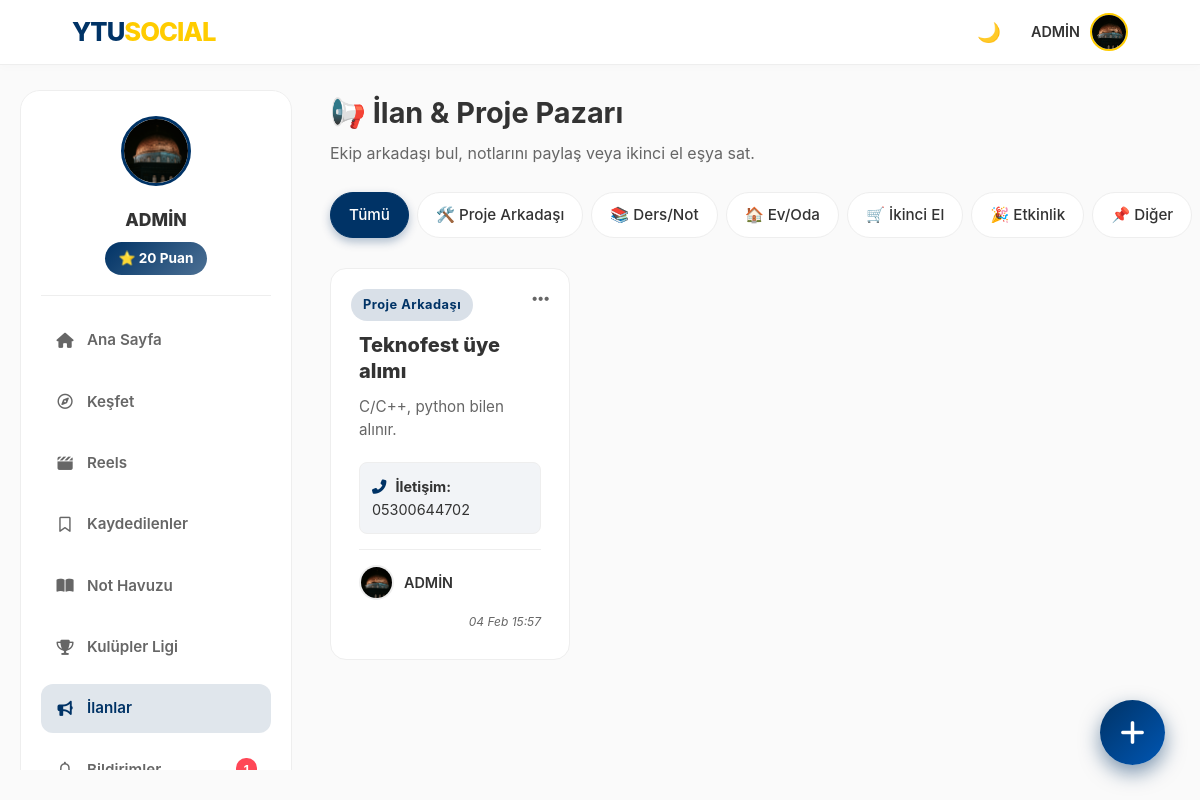
The page /adverts (signed in) on the database its author committed.
### models.py (models this page shows, shortened)
class User(UserMixin, db.Model):
    id = db.Column(db.Integer, primary_key=True)
    email = db.Column(db.String(120), unique=True, nullable=False)
    password = db.Column(db.String(200), nullable=False)
    username = db.Column(db.String(50), nullable=True)
    handle = db.Column(db.String(30), unique=True, nullable=True)
    stories = db.relationship('Story', backref='author', lazy=True)
    is_admin = db.Column(db.Boolean, default=False)
    is_moderator = db.Column(db.Boolean, default=False)
    department = db.Column(db.String(100), nullable=True)
    score = db.Column(db.Integer, default=0)
    bio = db.Column(db.String(200), nullable=True)
    profile_pic = db.Column(db.String(200), default='img/default_avatar.png')
    is_verified = db.Column(db.Boolean, default=False)
    otp_code = db.Column(db.String(6))
    ban_expiration = db.Column(db.DateTime, nullable=True)
    is_banned = db.Column(db.Boolean, default=False)
    posts = db.relationship('Post', backref='author', lazy=True)
    image_file = db.Column(db.String(255), nullable=True)
    comments = db.relationship('Comment', backref='author', lazy=True)
    messages_sent = db.relationship('Message', foreign_keys='Message.sender_id', backref='sender', lazy='dynamic')
    messages_received = db.relationship('Message', foreign_keys='Message.recipient_id', backref='recipient', lazy='dynamic')
    saved_posts = db.relationship('SavedPost', back_populates='user', lazy=True, cascade="all, delete-orphan")
    followed = db.relationship(
        'User', secondary=followers,
        primaryjoin=(followers.c.follower_id == id),
        secondaryjoin=(followers.c.followed_id == id),
        backref=db.backref('followers', lazy='dynamic'), lazy='dynamic'
    )
    blocking = db.relationship(
        'User', secondary=blocked_users,
        primaryjoin=(blocked_users.c.blocker_id == id),
        secondaryjoin=(blocked_users.c.blocked_id == id),
        backref=db.backref('blocked_by', lazy='dynamic'), lazy='dynamic'
    )

class Advert(db.Model):
    id = db.Column(db.Integer, primary_key=True)
    title = db.Column(db.String(100), nullable=False)
    category = db.Column(db.String(50), nullable=False)
    description = db.Column(db.Text, nullable=False)
    contact_info = db.Column(db.String(100), nullable=True)
    date_posted = db.Column(db.DateTime, nullable=False, default=get_turkey_time)
    user_id = db.Column(db.Integer, db.ForeignKey('user.id'), nullable=False)
    author = db.relationship('User', backref='adverts', lazy=True)

### routes/main.py (the view, shortened to what this page needs)
@main.route('/adverts', methods=['GET', 'POST'])
@login_required
def adverts():
    cat_filter = request.args.get('category')
    if cat_filter:
        ads = Advert.query.filter_by(category=cat_filter).order_by(Advert.date_posted.desc()).all()
    else:
        ads = Advert.query.order_by(Advert.date_posted.desc()).all()
    return render_template('adverts.html', adverts=ads, selected_cat=cat_filter)

### models.py (called while the page is built)
@login_manager.user_loader
def load_user(user_id):
    return User.query.get(int(user_id))

### utils.py (called while the page is built)
def get_trending_hashtags():
    from models import Post
    posts = Post.query.with_entities(Post.content).all()
    hashtags = {}
    for post in posts:
        if post.content:
            found_tags = set(re.findall(r"#(\w+)", post.content.lower()))
            for tag in found_tags:
                hashtags[tag] = hashtags.get(tag, 0) + 1
    sorted_tags = sorted(hashtags.items(), key=lambda x: x[1], reverse=True)
    return sorted_tags[:5]

### templates/adverts.html (shortened to what this page needs)
<!DOCTYPE html>
<html lang="tr">
<head>
    <link rel="stylesheet" href="/static/style.css">
    <link href="https://cdnjs.cloudflare.com/ajax/libs/font-awesome/6.4.0/css/all.min.css" rel="stylesheet">
</head>
<body>
    {% include 'navbar_partial.html' ignore missing %}
    <div class="main-layout">
        <aside class="left-sidebar sticky-sidebar">
            <div style="background: var(--card-bg); border-radius: 20px; padding: 25px 20px; border: 1px solid var(--border-color);">
                <div style="text-align: center; margin-bottom: 20px; padding-bottom: 20px; border-bottom: 1px solid var(--border-color);">
                    <img src="/static/{{ current_user.profile_pic }}"
                        style="width: 70px; height: 70px; border-radius: 50%; border: 3px solid var(--ytu-lacivert); object-fit: cover; margin-bottom: 12px;">
                    <h3 style="font-size: 1.1rem; font-weight: 800; color: var(--text-color); margin: 0 0 8px 0;">{{ current_user.username }}</h3>
                    <span style="background: linear-gradient(135deg, var(--ytu-lacivert), rgba(var(--ytu-lacivert-rgb), 0.7)); color: white; display: inline-block; padding: 6px 14px; border-radius: 20px; font-weight: 700; font-size: 0.85rem;">
                        ⭐ {{ current_user.score }} Puan
                    </span>
                </div>
                <nav style="display: flex; flex-direction: column; gap: 8px;">
                    <a href="/" class="sidebar-link" style="display: flex; align-items: center; gap: 12px; padding: 12px 14px; border-radius: 12px; color: var(--text-muted); text-decoration: none; font-weight: 600; font-size: 0.95rem; transition: all 0.2s;"><i class="fa-solid fa-house" style="width: 20px; text-align: center;"></i> Ana Sayfa</a>
                    <a href="{{ url_for('main.explore') }}" class="sidebar-link" style="display: flex; align-items: center; gap: 12px; padding: 12px 14px; border-radius: 12px; color: var(--text-muted); text-decoration: none; font-weight: 600; font-size: 0.95rem; transition: all 0.2s;"><i class="fa-regular fa-compass" style="width: 20px; text-align: center;"></i> Keşfet</a>
                    <a href="{{ url_for('main.reels') }}" class="sidebar-link" style="display: flex; align-items: center; gap: 12px; padding: 12px 14px; border-radius: 12px; color: var(--text-muted); text-decoration: none; font-weight: 600; font-size: 0.95rem; transition: all 0.2s;"><i class="fa-solid fa-clapperboard" style="width: 20px; text-align: center;"></i> Reels</a>
                    <a href="{{ url_for('main.saved_posts_list') }}" class="sidebar-link" style="display: flex; align-items: center; gap: 12px; padding: 12px 14px; border-radius: 12px; color: var(--text-muted); text-decoration: none; font-weight: 600; font-size: 0.95rem; transition: all 0.2s;"><i class="fa-regular fa-bookmark" style="width: 20px; text-align: center;"></i> Kaydedilenler</a>
                    <a href="{{ url_for('main.notes_pool') }}" class="sidebar-link" style="display: flex; align-items: center; gap: 12px; padding: 12px 14px; border-radius: 12px; color: var(--text-muted); text-decoration: none; font-weight: 600; font-size: 0.95rem; transition: all 0.2s;"><i class="fa-solid fa-book-open" style="width: 20px; text-align: center;"></i> Not Havuzu</a>
                    <a href="{{ url_for('main.clubs_full_list') }}" class="sidebar-link" style="display: flex; align-items: center; gap: 12px; padding: 12px 14px; border-radius: 12px; color: var(--text-muted); text-decoration: none; font-weight: 600; font-size: 0.95rem; transition: all 0.2s;"><i class="fa-solid fa-trophy" style="width: 20px; text-align: center;"></i> Kulüpler Ligi</a>
                    <a href="{{ url_for('main.adverts') }}" class="sidebar-link" style="display: flex; align-items: center; gap: 12px; padding: 12px 14px; border-radius: 12px; background-color: rgba(var(--ytu-lacivert-rgb), 0.12); color: var(--ytu-lacivert); text-decoration: none; font-weight: 600; font-size: 0.95rem; transition: all 0.2s;"><i class="fa-solid fa-bullhorn" style="width: 20px; text-align: center;"></i> İlanlar</a>
                    <a href="{{ url_for('main.notifications') }}" class="sidebar-link" style="display: flex; align-items: center; gap: 12px; padding: 12px 14px; border-radius: 12px; color: var(--text-muted); text-decoration: none; font-weight: 600; font-size: 0.95rem; transition: all 0.2s;">
                        <i class="fa-regular fa-bell" style="width: 20px; text-align: center;"></i> Bildirimler
                        {% if unread_count > 0 %}<span class="notification-badge">{{ unread_count }}</span>{% endif %}
                    </a>
                </nav>
            </div>
        </aside>
        <main style="min-width: 0;">
        <div style="margin-bottom: 25px;" class="adv-page-header">
            <h1 style="color: var(--text-color); font-size: 1.8rem; display: flex; align-items: center; gap: 12px;">
                📢 İlan & Proje Pazarı
            </h1>
            <p style="color: var(--text-muted); margin-top: 5px;">Ekip arkadaşı bul, notlarını paylaş veya ikinci el eşya sat.</p>
        </div>
        <div class="filter-container">
            <a href="{{ url_for('main.adverts') }}" class="filter-btn {{ 'active' if not selected_cat else '' }}">Tümü</a>
            <a href="{{ url_for('main.adverts', category='Proje Arkadaşı') }}" class="filter-btn {{ 'active' if selected_cat == 'Proje Arkadaşı' else '' }}">🛠️ Proje Arkadaşı</a>
            <a href="{{ url_for('main.adverts', category='Ders/Not') }}" class="filter-btn {{ 'active' if selected_cat == 'Ders/Not' else '' }}">📚 Ders/Not</a>
            <a href="{{ url_for('main.adverts', category='Ev/Oda') }}" class="filter-btn {{ 'active' if selected_cat == 'Ev/Oda' else '' }}">🏠 Ev/Oda</a>
            <a href="{{ url_for('main.adverts', category='İkinci El') }}" class="filter-btn {{ 'active' if selected_cat == 'İkinci El' else '' }}">🛒 İkinci El</a>
            <a href="{{ url_for('main.adverts', category='Etkinlik') }}" class="filter-btn {{ 'active' if selected_cat == 'Etkinlik' else '' }}">🎉 Etkinlik</a>
            <a href="{{ url_for('main.adverts', category='Diğer') }}" class="filter-btn {{ 'active' if selected_cat == 'Diğer' else '' }}">📌 Diğer</a>
        </div>
        <div class="ad-grid">
            {% for ad in adverts %}
            <div class="ad-card">
                <span class="ad-cat-badge">{{ ad.category }}</span>
                {% if ad.author == current_user or current_user.is_admin %}
                <button class="ad-menu-btn" onclick="toggleAdMenu('menu-{{ ad.id }}')">
                    <i class="fas fa-ellipsis-h"></i>
                </button>
                {% endif %}
                <div class="ad-title">{{ ad.title }}</div>
                <div class="ad-desc" style="white-space: pre-line;">{{ ad.description }}</div>
                {% if ad.contact_info %}
                <div style="font-size: 0.9rem; background: rgba(var(--ytu-lacivert-rgb), 0.05); padding: 12px; border-radius: 8px; margin-bottom: 15px; border: 1px solid var(--border-color); color: var(--text-color);">
                    <i class="fas fa-phone-alt" style="margin-right: 5px; color: var(--ytu-lacivert);"></i>
                    <b>İletişim:</b> {{ ad.contact_info }}
                </div>
                {% endif %}
                <div class="ad-footer">
                    <a href="{{ url_for('main.user_profile', handle=ad.author.handle) }}" class="ad-author">
                        <img src="/static/{{ ad.author.profile_pic }}" style="width: 35px; height: 35px; border-radius: 50%; object-fit: cover; border: 2px solid var(--border-color);">
                        <span>{{ ad.author.username }}</span>
                    </a>
                </div>
                <div style="font-size: 0.75rem; color: var(--text-muted); margin-top: 12px; text-align: right; font-style: italic;">
                    {{ ad.date_posted.strftime('%d %b %H:%M') }}
                </div>
            </div>
            {% else %}
            <div style="grid-column: 1/-1; text-align: center; padding: 80px 20px; color: var(--text-muted);">
                <i class="fas fa-bullhorn" style="font-size: 4rem; margin-bottom: 25px; opacity: 0.3;"></i>
                <h3>Henüz hiç ilan yok.</h3>
                <p>Sağ alttaki <b>+</b> butonuna tıklayarak ilk ilanı sen ver!</p>
            </div>
            {% endfor %}
        </div>
        </main>
        <aside class="right-sidebar"></aside>
    </div>
    <button class="fab-btn" onclick="openCreateModal()" title="Yeni İlan Ekle">
        <i class="fas fa-plus"></i>
    </button>
</body>
</html>

### templates/navbar_partial.html (shortened to what this page needs)
<nav class="navbar">
    <a href="/" class="nav-logo">YTU<span>SOCIAL</span></a>
    <div class="nav-items" id="mobile-menu">
        <button type="button" onclick="toggleDarkMode()" id="theme-btn" title="Temayı Değiştir" style="background:none; border:none; cursor:pointer; font-size:1.2rem;">
            🌙
        </button>
        <div class="profile-menu" onclick="toggleProfileDropdown()">
            {% if current_user.is_authenticated %}
                <span style="font-weight: 600; font-size: 0.9rem;">{{ current_user.username }}</span>
                <img src="/static/{{ current_user.profile_pic }}" class="nav-avatar" alt="Profil">
            {% else %}
                <span style="font-weight: 600;">Misafir</span>
                <img src="/static/img/default_avatar.png" class="nav-avatar" alt="Misafir">
            {% endif %}
        </div>
    </div>
</nav>

### templates/adverts.html (style rules this page uses)
body { background-color: var(--bg-color); transition: background-color 0.3s; }
.ad-grid { display: grid; grid-template-columns: repeat(2, 1fr); gap: 20px; align-items: stretch; }
.ad-card { background: var(--card-bg); border: 1px solid var(--border-color); border-radius: 16px; padding: 28px; transition: transform 0.2s, box-shadow 0.2s; position: relative; display: flex; flex-direction: column; min-height: 360px; }
.ad-cat-badge { position: absolute; top: 20px; left: 20px; background: rgba(var(--ytu-lacivert-rgb), 0.15); color: var(--ytu-lacivert); padding: 6px 12px; border-radius: 20px; font-size: 0.8rem; font-weight: 700; letter-spacing: 0.5px; }
.ad-title { font-size: 1.25rem; font-weight: 800; margin-top: 35px; margin-bottom: 12px; color: var(--text-color); line-height: 1.3; padding-right: 30px; }
.ad-desc { font-size: 0.95rem; color: var(--text-muted); margin-bottom: 20px; line-height: 1.5; flex-grow: 1; }
.ad-footer { display: flex; justify-content: space-between; align-items: center; padding-top: 15px; border-top: 1px solid var(--border-color); }
.ad-author { display: flex; align-items: center; gap: 10px; text-decoration: none; color: var(--text-color); font-size: 0.9rem; font-weight: 600; }
.filter-container { margin-bottom: 30px; display: flex; flex-wrap: nowrap; gap: 8px; overflow-x: visible; justify-content: flex-start; }
.filter-container .filter-btn { margin-right: 0; white-space: nowrap; }
.filter-btn { display: inline-block; padding: 10px 18px; border-radius: 25px; background: var(--card-bg); border: 1px solid var(--border-color); color: var(--text-color); text-decoration: none; margin-right: 8px; font-size: 0.95rem; font-weight: 500; transition: 0.3s; }
.filter-btn:hover, .filter-btn.active { background: var(--ytu-lacivert); color: white; border-color: var(--ytu-lacivert); box-shadow: 0 4px 10px rgba(var(--ytu-lacivert-rgb), 0.3); }
.fab-btn { position: fixed; bottom: 35px; right: 35px; width: 65px; height: 65px; background: linear-gradient(135deg, var(--ytu-lacivert), #0056b3); color: white; border-radius: 50%; display: flex; align-items: center; justify-content: center; font-size: 28px; box-shadow: 0 8px 20px rgba(var(--ytu-lacivert-rgb), 0.5); cursor: pointer; z-index: 1900; border: none; transition: transform 0.3s, box-shadow 0.3s; }
.ad-menu-btn { position: absolute; top: 15px; right: 15px; background: transparent; border: none; color: var(--text-muted); font-size: 1.2rem; cursor: pointer; padding: 5px; border-radius: 50%; transition: 0.2s; }

### rows shown on the page
User: username "ADMİN", profile_pic (picture), score "20"
Advert: category "Proje Arkadaşı", title "Teknofest üye alımı", description "C/C++, python bilen alınır.", contact_info "05300644702", author.profile_pic (picture), author.username "ADMİN", date_posted "04 Feb 15:57"
